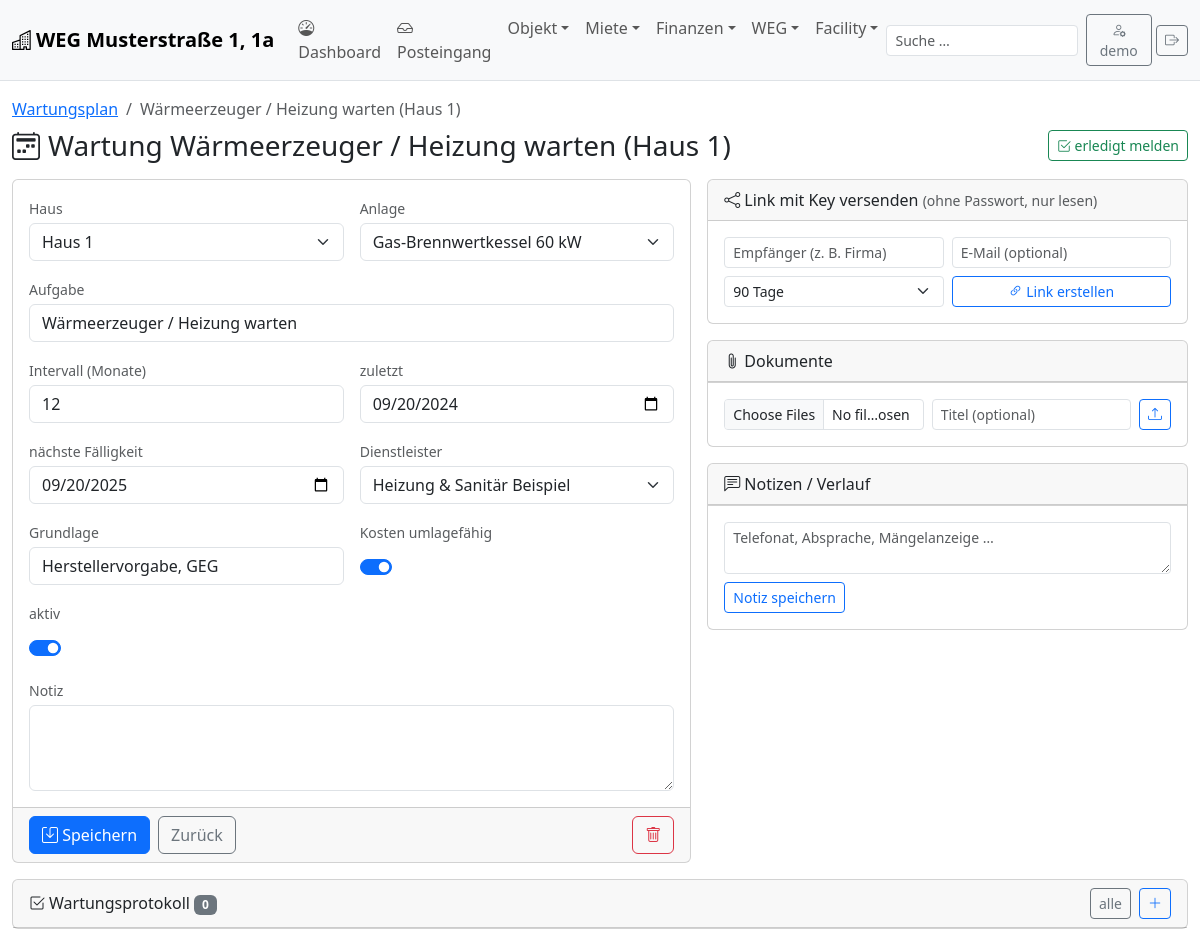
Screenshot of /?p=edit&e=maintenance_plan&id=1 (signed in) with the database file from the repository.
### tables this page shows
CREATE TABLE IF NOT EXISTS property (
  id INT AUTO_INCREMENT PRIMARY KEY,
  name VARCHAR(120) NOT NULL,
  street VARCHAR(120), zip VARCHAR(10), city VARCHAR(80),
  parcel VARCHAR(80),
  land_area DECIMAL(10,2),
  note TEXT
);

CREATE TABLE IF NOT EXISTS maintenance_plan (
  id INT AUTO_INCREMENT PRIMARY KEY,
  building_id INT NULL,
  asset_id INT NULL,
  title VARCHAR(160) NOT NULL,
  interval_months SMALLINT NOT NULL DEFAULT 12,
  last_done DATE NULL,
  next_due DATE NULL,
  vendor_id INT NULL,
  legal_basis VARCHAR(160),
  allocatable TINYINT(1) NOT NULL DEFAULT 0,
  active TINYINT(1) NOT NULL DEFAULT 1,
  note TEXT,
  FOREIGN KEY (building_id) REFERENCES building(id),
  FOREIGN KEY (asset_id) REFERENCES asset(id),
  FOREIGN KEY (vendor_id) REFERENCES person(id)
);

### public/index.php (called while the page is built, shortened)
<?php
require __DIR__ . '/../lib/core.php';
require __DIR__ . '/../lib/entities.php';
require __DIR__ . '/../lib/layout.php';
require __DIR__ . '/../lib/share.php';
$p = preg_replace('/[^a-z_]/', '', $_GET['p'] ?? 'dashboard');
$file = __DIR__ . "/../pages/$p.php";
try {
    require $file;
} catch (PDOException $e) {
    error_log('hv: ' . $e->getMessage());
    if (!headers_sent()) page_head('Fehler');
    echo '<div class="alert alert-danger"><b>Datenbankfehler:</b> ' . h($e->getMessage()) . '</div>';
    page_foot();
}

### lib/core.php (called while the page is built, shortened)
<?php
function db(): PDO {
    static $pdo = null;
    if ($pdo === null) {
        $ini = parse_ini_file(APP_ROOT . '/data/my.cnf', true, INI_SCANNER_RAW);
        $c = $ini['client'];
        $pdo = new PDO('mysql:host=localhost;dbname=' . $c['database'] . ';charset=utf8mb4', $c['user'], $c['password'], [
            PDO::ATTR_ERRMODE => PDO::ERRMODE_EXCEPTION,
            PDO::ATTR_DEFAULT_FETCH_MODE => PDO::FETCH_ASSOC,
            PDO::ATTR_EMULATE_PREPARES => false,
        ]);
    }
    return $pdo;
}
function q(string $sql, array $args = []): PDOStatement {
    $st = db()->prepare($sql);
    $st->execute($args);
    return $st;
}
function rows(string $sql, array $args = []): array { return q($sql, $args)->fetchAll(); }
function row(string $sql, array $args = []): ?array { $r = q($sql, $args)->fetch(); return $r === false ? null : $r; }
function val(string $sql, array $args = []): mixed { $v = q($sql, $args)->fetchColumn(); return $v === false ? null : $v; }
function h(mixed $s): string { return htmlspecialchars((string)($s ?? ''), ENT_QUOTES, 'UTF-8'); }
function url(string $p, array $args = []): string {
    return '?' . http_build_query(['p' => $p] + $args);
}
function current_user(): ?string { return $_SESSION['user'] ?? null; }

### lib/entities.php (called while the page is built, shortened)
<?php
function entities(): array {
    static $E = null;
    if ($E) return $E;
    return $E;
}
function fk_label_sql(string $entity, string $alias): string {
    return match ($entity) {
        'person' => str_replace(['company', 'last_name', 'first_name'], ["$alias.company", "$alias.last_name", "$alias.first_name"], PERSON_LABEL_SQL),
        'unit' => "CONCAT(CASE $alias.kind WHEN 'apartment' THEN 'Whg ' WHEN 'garage' THEN 'Garage ' WHEN 'parking' THEN 'Stp ' ELSE '' END, $alias.no)",
        'weg_unit' => "CONCAT('WEG Nr. ', $alias.no)",
        'lease' => "(SELECT CONCAT(CASE u.kind WHEN 'apartment' THEN 'Whg ' ELSE '' END, u.no, ' – ', " . str_replace(['company', 'last_name', 'first_name'], ['pp.company', 'pp.last_name', 'pp.first_name'], PERSON_LABEL_SQL) . ", IF($alias.end_date IS NOT NULL, CONCAT(' (bis ', DATE_FORMAT($alias.end_date,'%d.%m.%Y'), ')'), '')) FROM unit u, person pp WHERE u.id=$alias.unit_id AND pp.id=$alias.tenant_id)",
        'cost_type' => "CONCAT($alias.code, ' – ', $alias.name)",
        'meter' => "CONCAT($alias.kind, ' ', COALESCE($alias.number,''), ' ', COALESCE((SELECT CONCAT('Whg ', no) FROM unit WHERE id=$alias.unit_id),'Haupt'))",
        'maintenance_plan' => "CONCAT($alias.title, ' (', COALESCE((SELECT name FROM building WHERE id=$alias.building_id),''), ')')",
        'asset', 'building', 'property' => "$alias.name",
        default => "$alias.id",
    };
}
function fk_options(string $entity): array {
    static $cache = [];
    if (isset($cache[$entity])) return $cache[$entity];
    $E = entities();
    $order = $E[$entity]['order'] ?? 'id';
    $opts = [];
    foreach (rows("SELECT t.id, " . fk_label_sql($entity, 't') . " AS label FROM `$entity` t ORDER BY $order") as $r) $opts[$r['id']] = $r['label'];
    return $cache[$entity] = $opts;
}

### pages/edit.php (the view, shortened to what this page needs)
<?php
$E = entities();
$e = $_GET['e'] ?? '';
$def = $E[$e];
$fields = $def['fields'];
$id = (int)($_GET['id'] ?? 0);
$rec = $id ? row("SELECT * FROM `$e` WHERE id=?", [$id]) : null;
$rec ??= array_map(fn() => null, $fields);
function field_input(string $k, array $f, mixed $v): string {
    [$label, $type] = $f; $x = $f[2] ?? null;
    $name = h($k);
    switch ($type) {
        case 'textarea': return "<textarea class=\"form-control\" name=\"$name\" rows=\"3\">" . h($v) . '</textarea>';
        case 'bool': return "<div class=\"form-check form-switch mt-2\"><input class=\"form-check-input\" type=\"checkbox\" name=\"$name\" value=\"1\"" . ($v ? ' checked' : '') . '></div>';
        case 'date': return "<input class=\"form-control\" type=\"date\" name=\"$name\" value=\"" . h($v) . '">';
        case 'int': return "<input class=\"form-control\" type=\"number\" name=\"$name\" value=\"" . h($v) . '">';
        case 'fk':
            $o = '<option value="">–</option>';
            foreach (fk_options($x) as $ov => $ol) $o .= '<option value="' . h($ov) . '"' . ((string)$v === (string)$ov ? ' selected' : '') . '>' . h($ol) . '</option>';
            return "<select class=\"form-select\" name=\"$name\" data-search>$o</select>";
        default: return "<input class=\"form-control\" name=\"$name\" value=\"" . h($v) . '">';
    }
}
$title = $id ? $def['one'] . ' ' . (fk_options($e)[$id] ?? "#$id") : 'Neu: ' . $def['one'];
page_head($title); ?>
<nav aria-label="breadcrumb" class="d-print-none"><ol class="breadcrumb mb-2">
 <li class="breadcrumb-item"><a href="<?= url('list', ['e' => $e]) ?>"><?= h($def['title']) ?></a></li>
 <li class="breadcrumb-item active"><?= h($id ? (fk_options($e)[$id] ?? "#$id") : 'neu') ?></li>
</ol></nav>
<div class="d-flex align-items-center gap-2 mb-3">
 <h1 class="h3 mb-0 me-auto"><i class="bi <?= $def['icon'] ?> me-2"></i><?= h($title) ?></h1>
 <?php if ($id && $e === 'lease'): ?>
  <a class="btn btn-sm btn-outline-primary" href="<?= url('account', ['lease' => $id]) ?>"><i class="bi bi-journal-text"></i> Mieterkonto</a>
 <?php elseif ($id && $e === 'weg_unit'): ?>
  <a class="btn btn-sm btn-outline-primary" href="<?= url('account', ['weg' => $id]) ?>"><i class="bi bi-journal-text"></i> Hausgeldkonto</a>
 <?php elseif ($id && $e === 'maintenance_plan'): ?>
  <a class="btn btn-sm btn-outline-success" href="<?= url('maint', ['done' => $id]) ?>"><i class="bi bi-check2-square"></i> erledigt melden</a>
 <?php endif; ?>
</div>
<div class="row g-3">
<div class="col-xl-7">
 <form method="post" class="card"><div class="card-body">
  <div class="row g-3">
  <?php foreach ($fields as $k => $f): $wide = in_array($f[1], ['textarea'], true) || in_array($k, ['text', 'title', 'description', 'purpose'], true); ?>
   <div class="<?= $wide ? 'col-12' : 'col-md-6' ?>">
    <label class="form-label small text-body-secondary mb-1"><?= h($f[0]) ?></label>
    <?= field_input($k, $f, $rec[$k] ?? null) ?>
   </div>
  <?php endforeach; ?>
  </div>
 </div>
 <div class="card-footer d-flex gap-2">
  <button class="btn btn-primary"><i class="bi bi-save"></i> Speichern</button>
  <a class="btn btn-outline-secondary" href="<?= url('list', ['e' => $e]) ?>">Zurück</a>
  <?php if ($id): ?><button class="btn btn-outline-danger ms-auto" name="_action" value="delete" onclick="return confirm('Wirklich löschen?')"><i class="bi bi-trash"></i></button><?php endif; ?>
 </div>
 </form>
</div>
<?php if ($id): ?>
<div class="col-xl-5">
 <?php if (isset(SHARE_ENTITIES[$e])):
     $vmail = (string)(val("SELECT p.email FROM maintenance_plan m JOIN person p ON p.id=m.vendor_id WHERE m.asset_id=? AND p.email IS NOT NULL ORDER BY m.next_due LIMIT 1", [$e === 'asset' ? $id : 0]) ?? ''); ?>
 <div class="card mb-3" id="share"><div class="card-header"><i class="bi bi-share me-1"></i>Link mit Key versenden <small class="text-body-secondary">(ohne Passwort, nur lesen)</small></div>
  <div class="card-body"><form method="post" class="row g-2"><?= csrf_field() ?><input type="hidden" name="_action" value="share">
   <div class="col-md-6"><input class="form-control form-control-sm" name="share_note" placeholder="Empfänger (z. B. Firma)" required></div>
   <div class="col-md-6"><input class="form-control form-control-sm" type="email" name="share_mail" placeholder="E-Mail (optional)" value="<?= h($vmail) ?>"></div>
   <div class="col-md-6"><select class="form-select form-select-sm" name="share_days"><option value="90" selected>90 Tage</option></select></div>
   <div class="col-md-6"><button class="btn btn-sm btn-outline-primary w-100"><i class="bi bi-link-45deg"></i> Link erstellen</button></div>
  </form></div>
 </div>
 <?php endif; ?>
 <div class="card mb-3" id="docs"><div class="card-header"><i class="bi bi-paperclip me-1"></i>Dokumente</div>
  <ul class="list-group list-group-flush">
  </ul>
  <div class="card-body"><form method="post" enctype="multipart/form-data" class="d-flex gap-2"><?= csrf_field() ?>
   <input class="form-control form-control-sm" type="file" name="file[]" multiple>
   <input class="form-control form-control-sm" name="title" placeholder="Titel (optional)">
   <button class="btn btn-sm btn-outline-primary"><i class="bi bi-upload"></i></button></form></div>
 </div>
 <div class="card mb-3" id="notes"><div class="card-header"><i class="bi bi-chat-left-text me-1"></i>Notizen / Verlauf</div>
  <ul class="list-group list-group-flush">
  </ul>
  <div class="card-body"><form method="post"><?= csrf_field() ?><input type="hidden" name="_action" value="note">
   <textarea class="form-control form-control-sm mb-2" name="text" rows="2" placeholder="Telefonat, Absprache, Mängelanzeige …"></textarea>
   <button class="btn btn-sm btn-outline-primary">Notiz speichern</button></form></div>
 </div>
</div>
<?php foreach (($def['children'] ?? []) as [$ce, $cfk]):
    $cdef = $E[$ce];
    $cf = $cdef['fields'];
    $sel = ['t.*']; $joins = '';
    foreach ($cdef['list'] as $k) if ($cf[$k][1] === 'fk') { $x = $cf[$k][2]; $joins .= " LEFT JOIN `$x` f_$k ON f_$k.id=t.`$k`"; $sel[] = fk_label_sql($x, "f_$k") . " AS `_$k`"; }
    $crow = rows("SELECT * FROM (SELECT " . implode(',', $sel) . " FROM `$ce` t $joins WHERE t.`$cfk`=?) x ORDER BY {$cdef['order']} LIMIT 200", [$id]);
    $cols = array_values(array_filter($cdef['list'], fn($k) => $k !== $cfk)); ?>
 <div class="col-12">
  <div class="card"><div class="card-header d-flex align-items-center">
   <span class="me-auto"><i class="bi <?= $cdef['icon'] ?> me-1"></i><?= h($cdef['title']) ?> <span class="badge text-bg-secondary"><?= count($crow) ?></span></span>
   <a class="btn btn-sm btn-outline-secondary me-2" href="<?= url('list', ['e' => $ce, $cfk => $id]) ?>">alle</a>
   <a class="btn btn-sm btn-outline-primary" href="<?= url('edit', ['e' => $ce, $cfk => $id, 'back' => url('edit', ['e' => $e, 'id' => $id])]) ?>"><i class="bi bi-plus-lg"></i></a>
  </div>
  </div>
 </div>
<?php endforeach; ?>
<?php endif; ?>
</div>
<?php page_foot();

### lib/layout.php (shortened to what this page needs)
<?php
function page_head(string $title): void {
    $cur = $_GET['p'] ?? 'dashboard';
    $curE = $_GET['e'] ?? null;
    ?><!doctype html>
<html lang="de" data-bs-theme="auto">
<head>
<link rel="stylesheet" href="assets/bootstrap.min.css">
<link rel="stylesheet" href="assets/bootstrap-icons.min.css">
<link rel="stylesheet" href="assets/app.css">
</head>
<body>
<nav class="navbar navbar-expand-lg bg-body-tertiary border-bottom d-print-none sticky-top">
 <div class="container-fluid">
  <a class="navbar-brand fw-semibold" href="?p=dashboard"><i class="bi bi-buildings me-1"></i><?= h(current_user() ? (val("SELECT name FROM property ORDER BY id LIMIT 1") ?? 'Hausverwaltung') : 'Hausverwaltung') ?></a>
  <div class="collapse navbar-collapse" id="nav">
   <ul class="navbar-nav me-auto">
   <?php foreach (NAV as $grp => $items):
       $active = false;
       foreach ($items as [$p]) { parse_str('p=' . $p, $pp); if ($pp['p'] === $cur && (($pp['e'] ?? null) === $curE)) $active = true; }
       if (count($items) === 1): [$p, $label, $icon] = $items[0]; ?>
     <li class="nav-item"><a class="nav-link<?= $active ? ' active' : '' ?>" href="?p=<?= $p ?>"><i class="bi <?= $icon ?> me-1"></i><?= $label ?></a></li>
   <?php else: ?>
     <li class="nav-item dropdown">
      <a class="nav-link dropdown-toggle<?= $active ? ' active' : '' ?>" href="#" data-bs-toggle="dropdown"><?= $grp ?></a>
      <?php foreach ($items as [$p, $label, $icon]): ?>
        <li><a class="dropdown-item" href="?p=<?= $p ?>"><i class="bi <?= $icon ?> me-2"></i><?= $label ?></a></li>
      <?php endforeach; ?>
     </li>
   <?php endif; endforeach; ?>
   </ul>
   <form class="d-flex me-2" role="search" method="get"><input type="hidden" name="p" value="search">
     <input class="form-control form-control-sm" type="search" name="q" placeholder="Suche …" value="<?= h($_GET['q'] ?? '') ?>"></form>
   <?php if (current_user()): ?><a class="btn btn-sm btn-outline-secondary me-1" href="?p=users" title="Benutzer / Passwort"><i class="bi bi-person-gear"></i> <?= h(current_user()) ?></a><a class="btn btn-sm btn-outline-secondary" href="?p=logout" title="Abmelden"><i class="bi bi-box-arrow-right"></i></a><?php endif; ?>
  </div>
 </div>
</nav>
<main class="container-fluid py-3">
<?php endforeach;
}
function page_foot(): void { ?>
</main>
</body></html>
<?php }

### public/assets/app.css (style rules this page uses)
body { background: var(--bs-body-bg); }
.card-header { font-weight: 500; }

### rows the page displays
property: name "WEG Musterstraße 1, 1a"
maintenance_plan: building_id "Haus 1", asset_id "Gas-Brennwertkessel 60 kW", title "Wärmeerzeuger / Heizung warten", interval_months "12", last_done "09/20/2024", next_due "09/20/2025", vendor_id "Heizung & Sanitär Beispiel", legal_basis "Herstellervorgabe, GEG", allocatable "☑", active "☑"

### other values shown
$label "Dashboard"
$label "Posteingang"
$grp "Objekt"
$grp "Miete"
$grp "Finanzen"
$grp "WEG"
$grp "Facility"
current_user() "demo"
$def['title'] "Wartungsplan"
$id ? (fk_options($e)[$id] ?? "#$id") : 'neu' "Wärmeerzeuger / Heizung warten (Haus 1)"
$title "Wartung Wärmeerzeuger / Heizung warten (Haus 1)"
$f[0] "Haus"
$f[0] "Anlage"
$f[0] "Aufgabe"
$f[0] "Intervall (Monate)"
